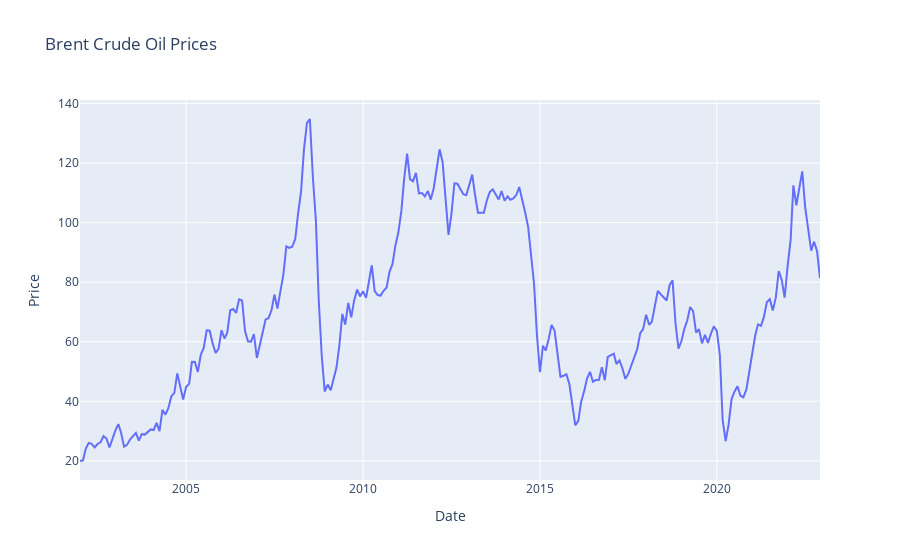

Here is the notebook cell this chart was saved with:
### Markdown cell above
**Plotting Data**: The data is plotted using `Plotly`, a Python graphing library. This provides a visual representation of the time series data.

### Code cell
# Plot data
fig = px.line(data, x=data.index, y='Price', title='Brent Crude Oil Prices')
fig.show()

import seaborn as sns

sns.set_style('whitegrid')
plt.figure(figsize=(12,6))
plt.plot(data['Price'])
plt.title('Historical Brent Crude Oil Prices')
plt.xlabel('Date')
plt.ylabel('Price')
plt.show()

### Figure 1 — Plotly figure (JSON) as saved in the notebook; plotly's stock layout.template omitted (floating-point values rounded to 4 significant figures; data arrays with more than 128 entries replaced by an {"elided": "..."} marker saying what was removed)
{"data": [{"hovertemplate": "Date=%{x}<br>Price=%{y}<extra></extra>", "legendgroup": "", "line": {"color": "#636efa", "dash": "solid"}, "marker": {"symbol": "circle"}, "mode": "lines", "name": "", "orientation": "v", "showlegend": false, "type": "scatter", "x": {"elided": "252 str values"}, "xaxis": "x", "y": {"elided": "252 float values"}, "yaxis": "y"}], "layout": {"legend": {"tracegroupgap": 0}, "title": {"text": "Brent Crude Oil Prices"}, "xaxis": {"anchor": "y", "domain": [0, 1], "title": {"text": "Date"}}, "yaxis": {"anchor": "x", "domain": [0, 1], "title": {"text": "Price"}}}}
